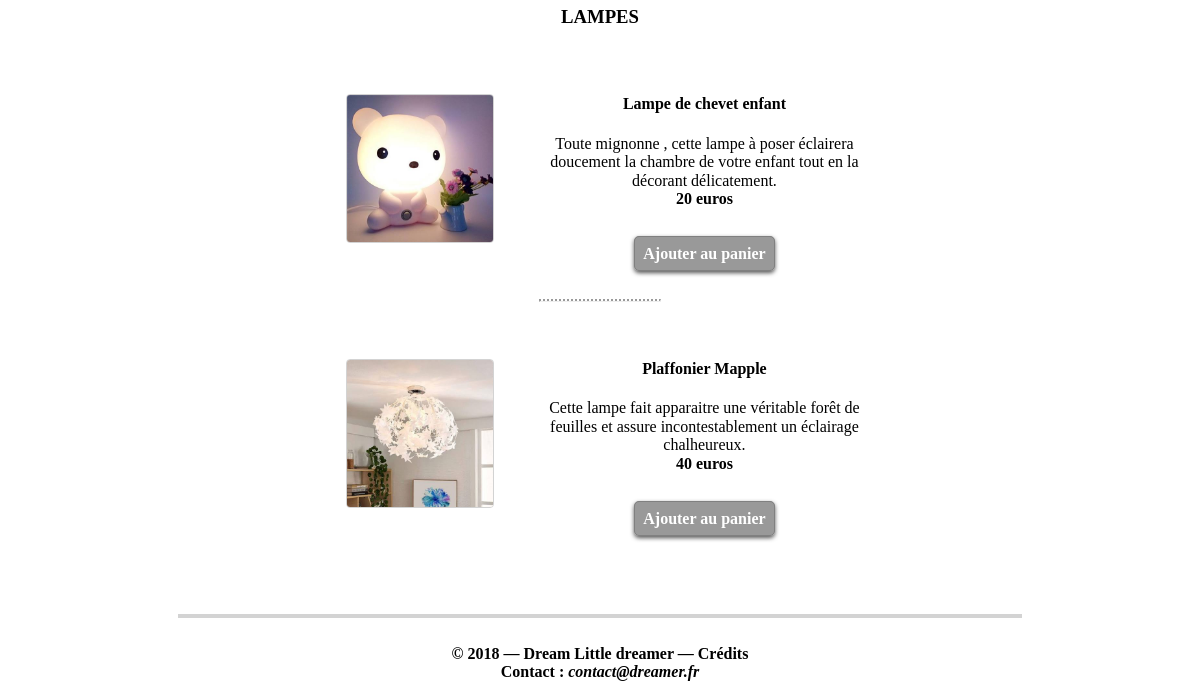
The page /routeur.php?action=boutique (lower part) on the database as committed earlier.
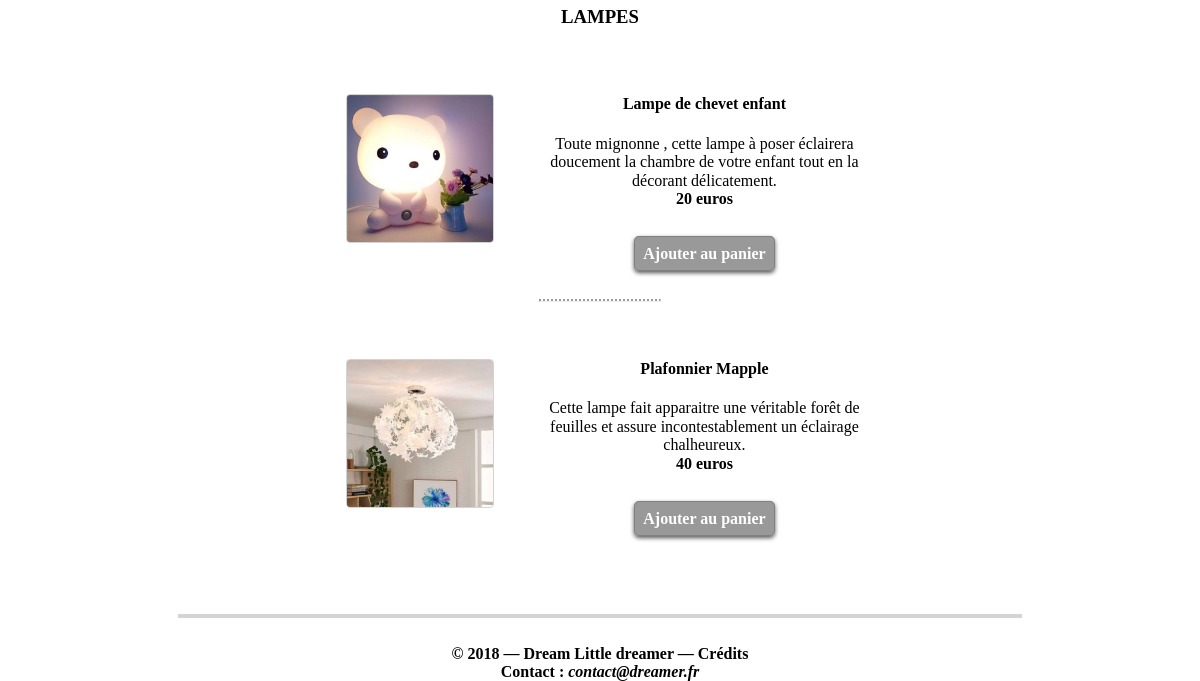
The same page on the database as committed later.
### tables this page shows
CREATE TABLE IF NOT EXISTS `produit` (
  `id` int(11) NOT NULL AUTO_INCREMENT,
  `type` varchar(28) NOT NULL,
  `nom` varchar(255) NOT NULL,
  `description` text NOT NULL,
  `quantite` int(11) NOT NULL,
  `prix` float NOT NULL,
  PRIMARY KEY (`id`)
);

### modele.php (called while the page is built, shortened)
<?php
function dbConnect() {
    $errMsg = array(PDO::ATTR_ERRMODE => PDO::ERRMODE_EXCEPTION);
    $dbName = 'dreamer';
    $dbUser = 'root';
    $dbPass = '';
    $dataBase = new PDO('mysql:host=localhost;dbname='.$dbName.';charset=utf8', $dbUser, $dbPass, $errMsg);
    return $dataBase;
}
function getInitMenu() {
    $bdd = dbConnect();
    $query = 'SELECT DISTINCT type
                FROM produit
                ORDER BY type';
    $request = $bdd->prepare($query);
    if (!$request->execute()) throw new Exception("Base De Données : Echec d'exécution");
    foreach($request->fetchAll(PDO::FETCH_COLUMN) as $type) $donnees[] = $type;
    return $donnees;
}
function getInitBoutique($typesProduit) {
    $bdd = dbConnect();
    foreach($typesProduit as $type) {
        $query = 'SELECT *
                    FROM produit
                    WHERE type = :type
                    ORDER BY nom';
        $table = array('type' => $type);
        $request = $bdd->prepare($query);
        if (!$request->execute($table)) throw new Exception("Base De Données : Echec d'exécution");
        foreach($request->fetchAll(PDO::FETCH_ASSOC) as $dataProduit) $donnees[$type][] = $dataProduit;
    }
    return $donnees;
    print_r($donnees);
}

### Vue/boutique.php (the view, shortened to what this page needs)
	<section id="pageBoutiqueSearch">
		<br><hr><br>
		<?php $compteur_categorie = 0;
			foreach ($boutique as $categorie) {
				if ($compteur_categorie != 0) echo '<br><hr><br>'; ?>
				<article id="<?= htmlspecialchars($categorie[0]['type']) ?>">
					<h3><?= htmlspecialchars(strtoupper($categorie[0]['type'].'s')) ?></h3>
					<br>
					<?php $compteur_article = 0;
						foreach ($categorie as $article) {
							if($compteur_article != 0) echo'<br><hr><br>'?>
							<aside>
								<img src="Vue/images/produit<?= htmlspecialchars($article['id']) ?>.jpg" alt="Visuel article">
								<div>
									<h4><?= htmlspecialchars($article['nom']) ?></h4>
									<?= htmlspecialchars($article['description']) ?><br>
									<b><?= htmlspecialchars($article['prix']) ?> euros</b><br>
									<br><br>
									<a class="button1" href="routeur.php?action=produit&ref=<?= htmlspecialchars($article['id']) ?>">Ajouter au panier</a>
								</div>
							</aside>
						<?php $compteur_article++;
					} ?>
				</article>
			<?php $compteur_categorie++;
		} ?>
	</section>
<?php $sessionPage = ob_get_clean();
require("template.php");

Rows that differ between the two databases and show on the page:
changed produit: nom "Plaffonier Mapple" → "Plafonnier Mapple"
